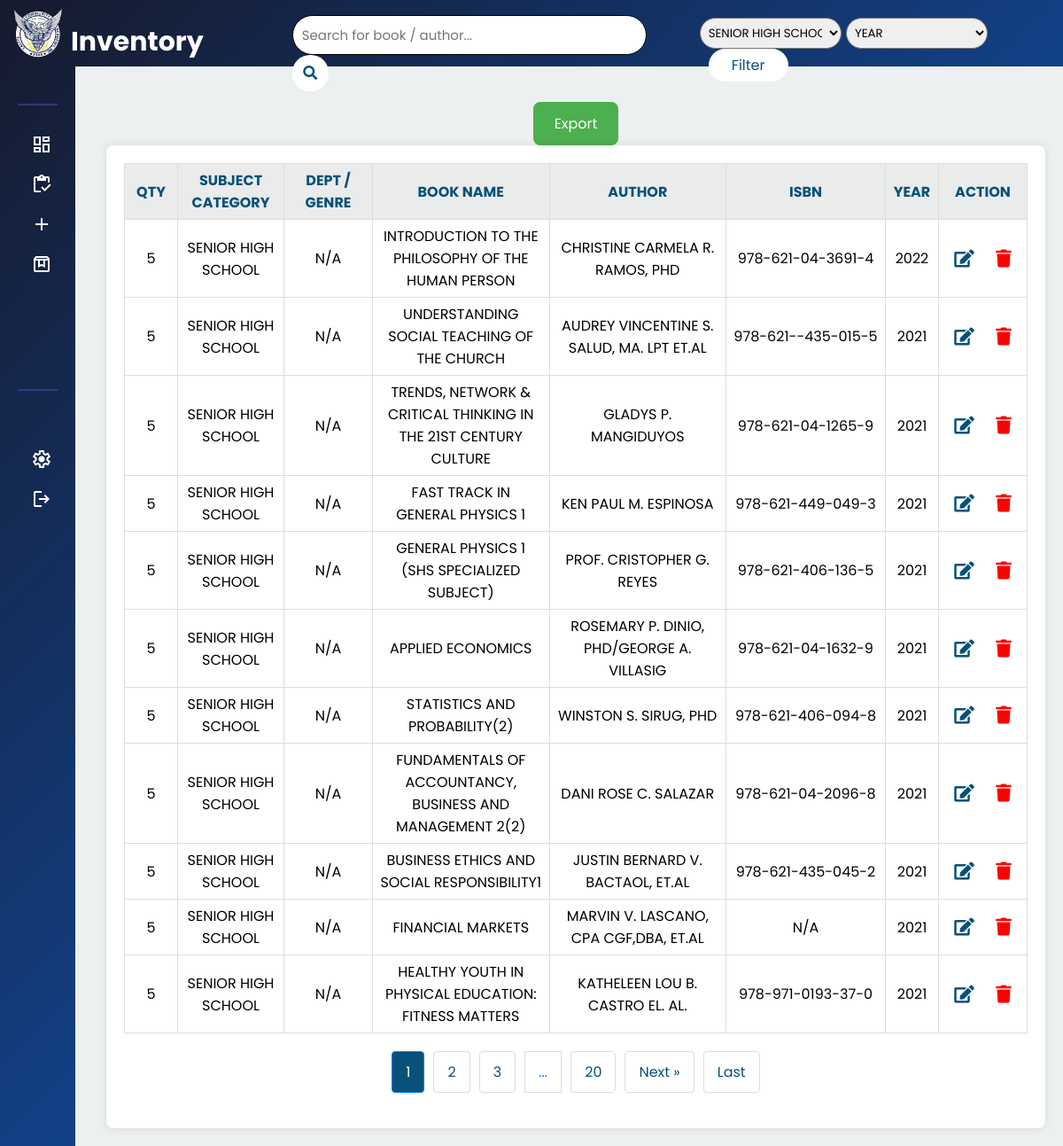
The app's page /library/php/inventory.php?category=SENIOR HIGH SCHOOL (signed in) with its own data.
### tables this page shows
CREATE TABLE `books` (
  `id` int(11) NOT NULL,
  `quantity` int(11) NOT NULL,
  `book_category` varchar(255) NOT NULL,
  `Classification` varchar(255) NOT NULL,
  `book_name` varchar(255) NOT NULL,
  `author` varchar(255) NOT NULL,
  `isbn` varchar(20) NOT NULL,
  `year` varchar(255) NOT NULL,
  `date_added` timestamp NOT NULL DEFAULT current_timestamp(),
  `temp_id` int(11) DEFAULT NULL,
  `shelf_location` varchar(50) DEFAULT NULL
);

### library/php/inventory.php (the view, shortened to what this page needs)
<?php
require 'config.php';
$books = [];
$searchQuery = $_GET['search'] ?? '';
$selectedCategory = $_GET['category'] ?? '';
$selectedYear = $_GET['year'] ?? '';
$showNewestFirst = isset($_GET['newest']) && $_GET['newest'] === 'true';
$itemsPerPage = 11;
$currentPage = isset($_GET['page']) ? (int)$_GET['page'] : 1;
$offset = ($currentPage - 1) * $itemsPerPage;
try {
    $countSql = "SELECT COUNT(*) FROM books WHERE 1=1";
    $countParams = [];
    if ($selectedCategory && $selectedCategory !== 'Select Category') {
        $countSql .= " AND book_category = :category";
        $countParams[':category'] = $selectedCategory;
    }
    $countStmt = $pdo->prepare($countSql);
    foreach ($countParams as $key => $value) {
        $countStmt->bindValue($key, $value);
    }
    $countStmt->execute();
    $totalBooks = $countStmt->fetchColumn();
    $totalPages = ceil($totalBooks / $itemsPerPage);
} catch (PDOException $e) {
    echo "Error: " . $e->getMessage();
    die;
}
try {
    $sql = "SELECT id, quantity, book_category, Classification, book_name, author, isbn, year FROM books WHERE 1=1";
    if ($selectedCategory && $selectedCategory !== 'Select Category') {
        $sql .= " AND book_category = :category";
    }
    $sql .= " ORDER BY
                CASE
                    WHEN year = 'N/A' THEN 1
                    ELSE 0
                END,
                year DESC";
    $sql .= " LIMIT :limit OFFSET :offset";
    $stmt = $pdo->prepare($sql);
    if ($selectedCategory && $selectedCategory !== 'Select Category') {
        $stmt->bindValue(':category', $selectedCategory);
    }
    $stmt->bindValue(':limit', $itemsPerPage, PDO::PARAM_INT);
    $stmt->bindValue(':offset', $offset, PDO::PARAM_INT);
    $stmt->execute();
    $books = $stmt->fetchAll(PDO::FETCH_ASSOC);
} catch (PDOException $e) {
    echo "Error: " . $e->getMessage();
}
try {
    $categoriesStmt = $pdo->query("SELECT DISTINCT book_category FROM books ORDER BY book_category");
    $categories = $categoriesStmt->fetchAll(PDO::FETCH_COLUMN);
} catch (PDOException $e) {
    echo "Error: " . $e->getMessage();
}
?>
<!DOCTYPE html>
<html>
<head>
    <link rel="stylesheet" type="text/css" href="../css/inventory.css">
    <link rel="stylesheet" href="https://cdnjs.cloudflare.com/ajax/libs/font-awesome/5.15.4/css/all.min.css">
</head>
<body>
    <div class="header">
        <div class="sidebar-header">
            <img src="../img/logo.png" alt="Logo" class="nav-logo">
        </div>
        <div class="title-container">
            <h2>Inventory</h2>
        </div>
        <div class="search-filter-section">
            <form action="inventory.php" method="get">
                <div class="search-filter-container">
                    <div class="search-bar">
                        <input type="text" name="search" placeholder="Search for book / author..." value="<?php echo htmlspecialchars($searchQuery); ?>">
                        <button type="submit" class="search-button"><i class="fas fa-search"></i></button>
                    </div>
                        <div class="filter-bar">
                        <select name="category" id="category">
                            <?php foreach ($categories as $category) : ?>
                                <option value="<?php echo htmlspecialchars($category); ?>" <?php echo $selectedCategory === $category ? 'selected' : ''; ?>>
                                    <?php echo htmlspecialchars($category); ?>
                                </option>
                            <?php endforeach; ?>
                        </select>
                        <select name="year">
                            <option value="">Year</option>
                        </select>
                        <button type="submit" class="filter-button">Filter</button>
                        </div>
                </div>
            </form>
        </div>
    </div>
            <div class="navbar">
                <?php include 'navbar.php'; ?>
            </div>
                <div class="dashboard-container">
                    <div class="export-button">
                           <a href="export_inventory.php">
                            <button class="btn-export">Export</button>
                        </a>
                           </div>
                    <form class="tableForm" method="POST">
                        <div class="table-container">
                            <table id="books-table">
                                <thead>
                                    <tr>
                                        <th class="id-header">QTY</th>
                                        <th class="cat-header"> Subject Category</th>
                                        <th class="dept-header">Dept / genre</th>
                                        <th>Book Name</th>
                                        <th>Author</th>
                                        <th class="isbn-header">ISBN</th>
                                        <th class="id-header">Year</th>
                                        <th class="dept-header">Action</th>
                                    </tr>
                                </thead>
                                <tbody>
                                    <?php if ($books) : ?>
                                        <?php foreach ($books as $book) : ?>
                                            <tr>
                                                <td><?php echo htmlspecialchars($book['quantity']); ?></td>
                                                <td><?php echo htmlspecialchars($book['book_category']); ?></td>
                                                <td><?php echo htmlspecialchars($book['Classification'] ?: 'N/A'); ?></td>
                                                <td><?php echo htmlspecialchars($book['book_name']); ?></td>
                                                <td><?php echo htmlspecialchars($book['author']); ?></td>
                                                <td><?php echo htmlspecialchars($book['isbn']); ?></td>
                                                <td><?php echo htmlspecialchars($book['year']); ?></td>
                                                <td>
                                                    <button type="button" class="update" data-id="<?php echo $book['id']; ?>"><i class="fas fa-edit"></i></button>
                                                    <button type="button" class="delete" onclick="confirmDelete(<?php echo $book['id']; ?>)"><i class="fas fa-trash"></i></button>
                                                </td>
                                            </tr>
                                        <?php endforeach; ?>
                                    <?php else : ?>
                                        <tr>
                                            <td colspan="8">No books found.</td>
                                        </tr>
                                    <?php endif; ?>
                                </tbody>
                            </table>
                        </div>
            <div class="pagination">
                <?php if ($totalPages > 0) : ?>
                    <?php
                    $startPage = max(1, $currentPage - 2);
                    $endPage = min($totalPages, $currentPage + 2);
                    for ($page = $startPage; $page <= $endPage; $page++) :
                        $activeClass = $page == $currentPage ? 'active' : '';
                    ?>
                        <a href="inventory.php?page=<?php echo $page; ?>&search=<?php echo urlencode($searchQuery); ?>&category=<?php echo urlencode($selectedCategory); ?>&year=<?php echo urlencode($selectedYear); ?>&newest=<?php echo $showNewestFirst ? 'true' : 'false'; ?>" class="pagination-link <?php echo $activeClass; ?>"><?php echo $page; ?></a>
                    <?php endfor; ?>
                    <?php if ($endPage < $totalPages) {
                        if ($endPage < $totalPages - 1) {
                            echo '<span class="pagination-ellipsis">...</span>';
                        }
                        echo '<a href="inventory.php?page=' . $totalPages . '&search=' . urlencode($searchQuery) . '&category=' . urlencode($selectedCategory) . '&year=' . urlencode($selectedYear) . '&newest=' . ($showNewestFirst ? 'true' : 'false') . '" class="pagination-link">' . $totalPages . '</a>';
                    } ?>
                    <?php if ($currentPage < $totalPages) : ?>
                        <a href="inventory.php?page=<?php echo $currentPage + 1; ?>&search=<?php echo urlencode($searchQuery); ?>&category=<?php echo urlencode($selectedCategory); ?>&year=<?php echo urlencode($selectedYear); ?>&newest=<?php echo $showNewestFirst ? 'true' : 'false'; ?>" class="pagination-link">Next &raquo;</a>
                    <?php endif; ?>
                    <?php if ($currentPage < $totalPages) : ?>
                        <a href="inventory.php?page=<?php echo $totalPages; ?>&search=<?php echo urlencode($searchQuery); ?>&category=<?php echo urlencode($selectedCategory); ?>&year=<?php echo urlencode($selectedYear); ?>&newest=<?php echo $showNewestFirst ? 'true' : 'false'; ?>" class="pagination-link">Last</a>
                    <?php endif; ?>
                <?php endif; ?>
            </div>
        </div>
</body>
</html>

### library/css/inventory.css (style rules this page uses)
body { margin: 0; padding: 0; display: flex; font-family: Arial, sans-serif; flex-direction: column; }
.dashboard-container { margin-left: 0px; padding: 20px 20px 20px 120px; flex: 1; display: flex; flex-direction: column; align-items: center; background-color: #ecf0f1; }
.search-filter-section { margin: 15px 0px 10px 100px; width: 100%; display: flex; justify-content: end; }
.fa-edit:before { color: #095179; }
.fa-trash:before { color: red; }
.navbar { width: 100%; }
.header { display: flex; flex-direction: row; text-align: start; padding-left: 15px; background: linear-gradient(-45deg, #124188, #161a2d); color: white; font-size: 20px; height: 75px; position: sticky; top: 0; width: 100%; z-index: 2000; }
h2 { text-align: start; margin-left: 10px; }
.title-container { margin: 25px 0px 10px 0px; }
.search-filter-container { display: flex; }
.search-bar { margin-right: 60px; margin-bottom: 10px; }
.search-bar input { width: 400px; margin-top: 2px; border: 1px solid black; padding: 10px; font-size: 15px; border-radius: 30px; }
.search-bar button { padding: 8px 12.5px; font-size: 16px; background-color: white; color: #095179; border: none; border-radius: 20px; cursor: pointer; transition: .5s; }
.filter-bar { margin-top: 5px; margin-right: 60px; }
.filter-bar select { color: black; height: 35px; width: 160px; border-radius: 25px; padding: 5px; text-transform: uppercase; }
.table-container { width: 100%; overflow-x: auto; }
#books-table { width: 100%; border-collapse: collapse; table-layout: fixed; text-transform: uppercase; }
#books-table td { border: 1px solid #ddd; padding: 6px 8px 6px 8px; text-align: center; vertical-align: middle; overflow: hidden; text-transform: uppercase; position: relative; }
#books-table th { background-color: rgb(234, 235, 235); color: #095179; border: 1px solid #ddd; padding: 6px 8px 6px 8px; text-align: center; vertical-align: middle; overflow: hidden; position: relative; }
.pagination { display: flex; justify-content: center; margin: 20px 0; }
.pagination-link { margin: 0 5px; padding: 10px 15px; border: 1px solid #ddd; color: #095179; text-decoration: none; border-radius: 4px; transition: .3s; }
.pagination-link.active { background-color: #095179; color: white; border-color: #007bff; }
.pagination-ellipsis { margin: 0 5px; padding: 10px 15px; border: 1px solid #ddd; color: #007bff; text-align: center; }
.tableForm { max-width: 980%; width: 100%; padding: 20px; background-color: #fff; border-radius: 8px; box-shadow: 0 0 10px rgba(0, 0, 0, 0.1); box-sizing: border-box; position: relative; }
input { width: 100%; padding: 10px; border-radius: 10px; border: gray solid 1px; }
button.update { color: blue; background: none; border: none; font-size: 20px; margin-right: 20px; cursor: pointer; }
button.delete { color: red; background: none; border: none; font-size: 20px; cursor: pointer; }
button.filter-button { margin-left: 10px; width: 90px; padding: 6px 10px; font-size: 16px; background-color: white; color: #095179; border: none; border-radius: 40px; cursor: pointer; transition: .3s; }
#category { color: #000000; }
.table-container th.id-header { width: 60px; padding: 5px; }
.table-container th.dept-header { width: 100px; padding: 5px; }
.table-container th.cat-header { width: 120px; padding: 5px; }
.table-container th.isbn-header { width: 180px; padding: 5px; }
.export-button { text-align: center; margin-top: 20px; }
.btn-export { background-color: #4CAF50; color: white; border: none; padding: 12px 24px; font-size: 16px; cursor: pointer; border-radius: 8px; transition: background-color 0.3s ease, transform 0.2s ease; }

### library/css/navbar.css (style rules this page uses)
* { margin: 0; padding: 0; box-sizing: border-box; font-family: "Poppins", sans-serif; }
body { min-height: 100vh; background: #F0F4FF; }
.nav-logo { margin-top: 10px; width: 55px; }

### records on screen
books: quantity "5", book_category "SENIOR HIGH SCHOOL", Classification "N/A", book_name "INTRODUCTION TO THE PHILOSOPHY OF THE HUMAN PERSON", author "CHRISTINE CARMELA R. RAMOS, PHD", isbn "978-621-04-3691-4", year "2022"
books: quantity "5", book_category "SENIOR HIGH SCHOOL", Classification "N/A", book_name "UNDERSTANDING SOCIAL TEACHING OF THE CHURCH", author "AUDREY VINCENTINE S. SALUD, MA. LPT ET.AL", isbn "978-621--435-015-5", year "2021"
books: quantity "5", book_category "SENIOR HIGH SCHOOL", Classification "N/A", book_name "TRENDS, NETWORK & CRITICAL THINKING IN THE 21ST CENTURY CULTURE", author "GLADYS P. MANGIDUYOS", isbn "978-621-04-1265-9", year "2021"
books: quantity "5", book_category "SENIOR HIGH SCHOOL", Classification "N/A", book_name "FAST TRACK IN GENERAL PHYSICS 1", author "KEN PAUL M. ESPINOSA", isbn "978-621-449-049-3", year "2021"
books: quantity "5", book_category "SENIOR HIGH SCHOOL", Classification "N/A", book_name "GENERAL PHYSICS 1 (SHS SPECIALIZED SUBJECT)", author "PROF. CRISTOPHER G. REYES", isbn "978-621-406-136-5", year "2021"
books: quantity "5", book_category "SENIOR HIGH SCHOOL", Classification "N/A", book_name "APPLIED ECONOMICS", author "ROSEMARY P. DINIO, PHD/GEORGE A. VILLASIG", isbn "978-621-04-1632-9", year "2021"
books: quantity "5", book_category "SENIOR HIGH SCHOOL", Classification "N/A", book_name "STATISTICS AND PROBABILITY(2)", author "WINSTON S. SIRUG, PHD", isbn "978-621-406-094-8", year "2021"
books: quantity "5", book_category "SENIOR HIGH SCHOOL", Classification "N/A", book_name "FUNDAMENTALS OF ACCOUNTANCY, BUSINESS AND MANAGEMENT 2(2)", author "DANI ROSE C. SALAZAR", isbn "978-621-04-2096-8", year "2021"
books: quantity "5", book_category "SENIOR HIGH SCHOOL", Classification "N/A", book_name "BUSINESS ETHICS AND SOCIAL RESPONSIBILITY1", author "JUSTIN BERNARD V. BACTAOL, ET.AL", isbn "978-621-435-045-2", year "2021"
books: quantity "5", book_category "SENIOR HIGH SCHOOL", Classification "N/A", book_name "FINANCIAL MARKETS", author "MARVIN V. LASCANO, CPA CGF,DBA, ET.AL", isbn "N/A", year "2021"
books: quantity "5", book_category "SENIOR HIGH SCHOOL", Classification "N/A", book_name "HEALTHY YOUTH IN PHYSICAL EDUCATION: FITNESS MATTERS", author "KATHELEEN LOU B. CASTRO EL. AL.", isbn "978-971-0193-37-0", year "2021"

### other values on screen
$totalPages "20"
form field category "SENIOR HIGH SCHOOL"
